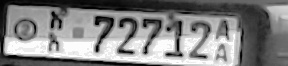
#> input picture SVM_data/sliced_images/plate/test_slicedImage0000.jpg, 288 x 66 px, found by its file name; its folder holds only this picture in this run
$ python ocr_harvest.py   (Python 2 division)
#> lines starting #> are read from the running program, lines starting #| are printed output that depends on the picture; after the words box and inside, x2 and y2 are one past the last pixel; in counts of white or black regions, pixels touching at a corner belong together
import cv2 as cv
import numpy as np
import random ,time , math
import os
PLATE_DIR = r"SVM_data\sliced_images\plate"
def verify_sizes(pic):
    cols  ,rows  = pic.shape
	# char size
    aspect = 45.0 / 77.0
    charAspect =  cols / rows
    error = 0.35
    minHeight = 10
    maxHeight = 28

    minAspect = 0.2
    maxAspect = aspect + aspect * error

    # area of pixels
    area = np.count_nonzero(pic)

    #bb area
    bbArea = cols * rows

    # % of pixxels in area
    percPixels = area / bbArea

    if  rows >= minHeight and rows < maxHeight:
        return True
    else:
        return False
def projected_histogram(img , type = True):
    rows , cols = img.shape[:2]
    if type:
        sz = rows
    else:
        sz = cols
        img = np.rot90(img)


    mhist = [np.count_nonzero(img[x]) for x in xrange(sz)]

    max_mhist = max(mhist)

    mod =  [mhist[i]/float(max_mhist) for i in xrange(sz)]


    # minV , maxV , minL , maxL = cv.minMaxLoc(mhist)
    # cv.normalize

    return mod

def feature(img):

    low_sz = 10
    vhist = projected_histogram(img , True)
    hhist = projected_histogram(img, False)

    low = cv.resize( img, (low_sz,low_sz))

    out = [low[i][j] for i in xrange(low_sz) for j in xrange(low_sz)]

    return vhist + hhist + out

j = 0


for i in os.listdir(PLATE_DIR):
	print "working on plate", i
	if i[-3:] != "jpg": continue
	im = cv.imread(PLATE_DIR + "\\"+i)
#> im is the input picture: shape (66, 288, 3); min 0, max 255, mean 129.3
	im = cv.cvtColor(im, cv.COLOR_BGR2GRAY)
#> im: shape (66, 288)
	bin = cv.adaptiveThreshold(im, 255, cv.ADAPTIVE_THRESH_MEAN_C, cv.THRESH_BINARY_INV, 31, 11)
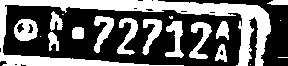
#> bin: shape (66, 288); 40.9% white; 19 white regions (6 under 20 px)


	contours, heirs = cv.findContours( bin.copy(), cv.RETR_CCOMP, cv.CHAIN_APPROX_SIMPLE)
#> contours = 28 contours, 13 with area under 20; largest, box (x1, y1, x2, y2) and area: (0, 0, 271, 66) 4218, (14, 19, 38, 41) 398, (189, 22, 212, 59) 312, (94, 16, 114, 53) 295, (165, 21, 184, 58) 294
	try: heirs = heirs[0]
	except: heirs = []

	for cnt, heir in zip(contours, heirs):
				_, _, _, outer_i = heir
				# print outer_i
				if outer_i >= 0:
					continue
				x, y, w, h = cv.boundingRect(cnt)
				#print cv.boundingRect(cnt)
				# print (im[y:y+h , x:x+w]).shape
				if verify_sizes(im[y:y+h , x:x+w]):
					cv.imwrite('OCR_data\small'+ str(j)+'.jpg',cv.resize( im[y:y+h , x:x+w], (45,77)))
					print "pass" , j
					j = int(j) + 1
#> this loop made 28 passes
#> (heir, outer_i, x, y, w, h, cols in verify_sizes, rows in verify_sizes) on passes 3, 6, 7, 8, 9, 10, 12, 13, 16, 18, 20, 21: ([4, 1, 3, -1], -1, 215, 44, 12, 18, 18, 12), ([6, 4, -1, -1], -1, 48, 32, 11, 19, 19, 11), ([7, 5, -1, -1], -1, 72, 27, 12, 12, 12, 12), ([8, 6, -1, -1], -1, 189, 22, 23, 37, 37, 23), ([9, 7, -1, -1], -1, 216, 21, 13, 19, 19, 13), ([10, 8, -1, -1], -1, 165, 21, 19, 37, 37, 19), ([12, 10, -1, -1], -1, 142, 19, 20, 36, 36, 20), ([15, 11, 13, -1], -1, 14, 19, 24, 22, 22, 24), ([16, 12, -1, -1], -1, 117, 18, 21, 37, 37, 21), ([18, 16, -1, -1], -1, 94, 16, 20, 37, 37, 20), ([20, 18, -1, -1], -1, 50, 11, 13, 20, 20, 13), ([21, 19, -1, -1], -1, 267, 0, 21, 5, 5, 21)
#> (heir, outer_i) on passes 4, 14, 15, 23, 25, 26: ([-1, -1, -1, 2], 2), ([14, -1, -1, 12], 12), ([-1, 13, -1, 12], 12), ([23, -1, -1, 21], 21), ([25, 23, -1, 21], 21), ([26, 24, -1, 21], 21)
#| pass 0
#| pass 1
#| pass 2
#| pass 3
#| pass 4
#| pass 5
#| pass 6
#| pass 7
#> (further printed lines are left out)
#> pass 2, `cv.imwrite('OCR_data\small'+ str(j)+'.jpg',cv.resize( im[y:y+h , x:x+w..`:
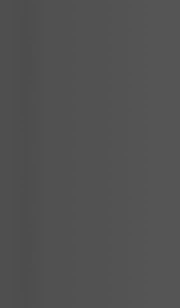
#> saved as small0.jpg: shape (77, 45) (shown 4 times larger); min 77, max 85, mean 81.8
#> after the loop, j = 13

# cv.drawContours(im,contours,-1,(0,255,255))
# cv.imshow("threshold" , im)
# cv.imshow("threshold bin" , bin)

cv.waitKey()

$ run again, on SVM_data/sliced_images/plate/test_slicedImage0050.jpg
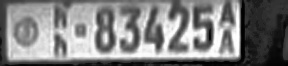
#> input picture SVM_data/sliced_images/plate/test_slicedImage0050.jpg, 288 x 66 px, found by its file name
#> im is the input picture: shape (66, 288, 3); min 0, max 255, mean 128.9
#> im: shape (66, 288)
#> `bin = cv.adaptiveThreshold(im, 255, cv.ADAPTIVE_THRESH_MEAN_C, cv.THRE..`:
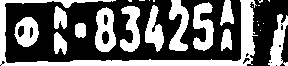
#> bin: shape (66, 288); 40.2% white; 25 white regions (12 under 20 px)
#> contours = 38 contours, 20 with area under 20; largest, box (x1, y1, x2, y2) and area: (0, 0, 258, 66) 2256, (95, 7, 116, 52) 686, (193, 2, 214, 51) 552, (14, 17, 39, 47) 524, (169, 0, 189, 51) 512
#> the loop `for cnt, heir in zip(contours, heirs):` made 38 passes
#> (heir, outer_i, x, y, w, h, cols in verify_sizes, rows in verify_sizes) on passes 1, 3, 6, 8, 11, 17, 21, 22: ([1, -1, -1, -1], -1, 54, 32, 13, 23, 23, 13), ([3, 1, -1, -1], -1, 221, 29, 11, 22, 22, 11), ([6, 4, -1, -1], -1, 75, 23, 11, 15, 15, 11), ([10, 6, 8, -1], -1, 14, 17, 25, 30, 30, 25), ([16, 7, 11, -1], -1, 268, 14, 20, 52, 52, 20), ([19, 10, 17, -1], -1, 95, 7, 21, 45, 45, 21), ([21, 19, -1, -1], -1, 120, 6, 20, 46, 46, 20), ([22, 20, -1, -1], -1, 54, 6, 13, 23, 23, 13)
#> (printed output is left out)
#> pass 1, `cv.imwrite('OCR_data\small'+ str(j)+'.jpg',cv.resize( im[y:y+h , x:x+w..`:
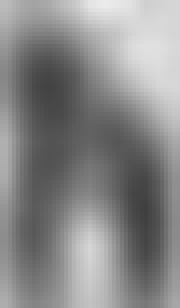
#> saved as small0.jpg: shape (77, 45) (shown 4 times larger); min 63, max 234, mean 136.2
#> after the loop `for cnt, heir in zip(contours, heirs):`: j = 12

$ run again, on SVM_data/sliced_images/plate/test_slicedImage0060.jpg
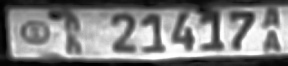
#> input picture SVM_data/sliced_images/plate/test_slicedImage0060.jpg, 288 x 66 px, found by its file name
#> im is the input picture: shape (66, 288, 3); min 0, max 255, mean 128.6
#> im: shape (66, 288)
#> `bin = cv.adaptiveThreshold(im, 255, cv.ADAPTIVE_THRESH_MEAN_C, cv.THRE..`:
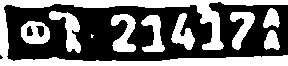
#> bin: shape (66, 288); 43.2% white; 10 white regions (1 under 20 px)
#> contours = 12 contours, 1 with area under 20; largest, box (x1, y1, x2, y2) and area: (0, 0, 288, 66) 4114, (21, 21, 50, 44) 516, (111, 14, 136, 52) 487, (49, 11, 81, 53) 486, (230, 12, 255, 50) 414
#> the loop `for cnt, heir in zip(contours, heirs):` made 12 passes
#> (heir, outer_i, x, y, w, h, cols in verify_sizes, rows in verify_sizes) on passes 2, 3, 6, 7, 8, 9, 10, 11: ([2, 0, -1, -1], -1, 264, 30, 16, 20, 20, 16), ([5, 1, 3, -1], -1, 21, 21, 29, 23, 23, 29), ([6, 2, -1, -1], -1, 141, 15, 24, 37, 37, 24), ([7, 5, -1, -1], -1, 111, 14, 25, 38, 38, 25), ([8, 6, -1, -1], -1, 171, 13, 24, 37, 37, 24), ([9, 7, -1, -1], -1, 230, 12, 25, 38, 38, 25), ([10, 8, -1, -1], -1, 49, 11, 32, 42, 42, 32), ([11, 9, -1, -1], -1, 263, 8, 17, 20, 20, 17)
#> (printed output is left out)
#> pass 2, `cv.imwrite('OCR_data\small'+ str(j)+'.jpg',cv.resize( im[y:y+h , x:x+w..`:
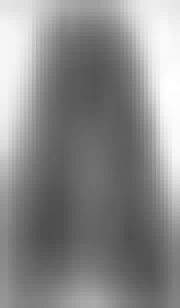
#> saved as small0.jpg: shape (77, 45) (shown 4 times larger); min 77, max 254, mean 138.8
#> after the loop `for cnt, heir in zip(contours, heirs):`: j = 6

$ run again, on SVM_data/sliced_images/plate/test_slicedImage0010.jpg
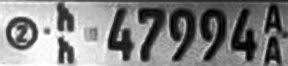
#> input picture SVM_data/sliced_images/plate/test_slicedImage0010.jpg, 288 x 66 px, found by its file name
#> im is the input picture: shape (66, 288, 3); min 0, max 255, mean 128.6
#> im: shape (66, 288)
#> `bin = cv.adaptiveThreshold(im, 255, cv.ADAPTIVE_THRESH_MEAN_C, cv.THRE..`:
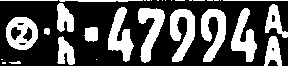
#> bin: shape (66, 288); 33.3% white; 32 white regions (16 under 20 px)
#> contours = 38 contours, 22 with area under 20; largest, box (x1, y1, x2, y2) and area: (6, 17, 38, 50) 812, (170, 9, 195, 62) 690, (201, 9, 226, 62) 674, (138, 8, 165, 63) 660, (108, 7, 134, 62) 640
#> the loop `for cnt, heir in zip(contours, heirs):` made 38 passes
#> (heir, outer_i, x, y, w, h, cols in verify_sizes, rows in verify_sizes) on passes 2, 5, 7, 8, 9, 10, 15, 16: ([2, 0, -1, -1], -1, 9, 61, 12, 3, 3, 12), ([6, 3, 5, -1], -1, 264, 36, 18, 30, 30, 18), ([7, 4, -1, -1], -1, 57, 36, 18, 29, 29, 18), ([8, 6, -1, -1], -1, 44, 28, 6, 7, 7, 6), ([9, 7, -1, -1], -1, 84, 27, 14, 15, 15, 14), ([14, 8, 10, -1], -1, 6, 17, 32, 33, 33, 32), ([15, 9, -1, -1], -1, 201, 9, 25, 53, 53, 25), ([16, 14, -1, -1], -1, 170, 9, 25, 53, 53, 25)
#> (printed output is left out)
#> pass 2, `cv.imwrite('OCR_data\small'+ str(j)+'.jpg',cv.resize( im[y:y+h , x:x+w..`:
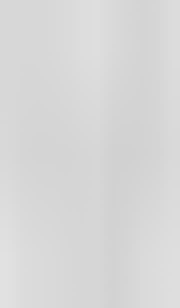
#> saved as small0.jpg: shape (77, 45) (shown 4 times larger); min 209, max 225, mean 215.3
#> after the loop `for cnt, heir in zip(contours, heirs):`: j = 13
